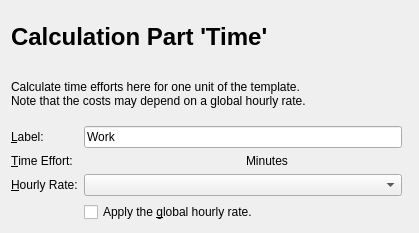
<?xml version="1.0" encoding="UTF-8"?>
<ui version="4.0">
 <class>calcdetailTime</class>
 <widget class="QWidget" name="calcdetailTime">
  <property name="geometry">
   <rect>
    <x>0</x>
    <y>0</y>
    <width>419</width>
    <height>233</height>
   </rect>
  </property>
  <property name="windowTitle">
   <string>Calculation Item Time</string>
  </property>
  <layout class="QGridLayout" name="gridLayout">
   <item row="0" column="0" colspan="2">
    <widget class="QLabel" name="textLabel1">
     <property name="text">
      <string>&lt;h1&gt;Calculation Part 'Time'&lt;/h1&gt;</string>
     </property>
     <property name="wordWrap">
      <bool>false</bool>
     </property>
    </widget>
   </item>
   <item row="1" column="0" colspan="2">
    <widget class="QLabel" name="textLabel2">
     <property name="text">
      <string>Calculate time efforts here for one unit of the template. &lt;br/&gt;Note that the costs may depend on a global hourly rate.</string>
     </property>
     <property name="textFormat">
      <enum>Qt::RichText</enum>
     </property>
     <property name="alignment">
      <set>Qt::AlignVCenter</set>
     </property>
     <property name="wordWrap">
      <bool>false</bool>
     </property>
    </widget>
   </item>
   <item row="2" column="0">
    <layout class="QFormLayout" name="formLayout">
     <item row="0" column="0">
      <widget class="QLabel" name="textLabel3">
       <property name="text">
        <string>&amp;Label:</string>
       </property>
       <property name="wordWrap">
        <bool>false</bool>
       </property>
       <property name="buddy">
        <cstring>m_nameEdit</cstring>
       </property>
      </widget>
     </item>
     <item row="0" column="1">
      <widget class="KLineEdit" name="m_nameEdit">
       <property name="text">
        <string>Work</string>
       </property>
      </widget>
     </item>
     <item row="1" column="0">
      <widget class="QLabel" name="textLabel3_2">
       <property name="text">
        <string>&amp;Time Effort:</string>
       </property>
       <property name="wordWrap">
        <bool>false</bool>
       </property>
       <property name="buddy">
        <cstring>m_dauer</cstring>
       </property>
      </widget>
     </item>
     <item row="1" column="1">
      <layout class="QHBoxLayout">
       <item>
        <widget class="KIntNumInput" name="m_dauer">
         <property name="value">
          <number>5</number>
         </property>
         <property name="minValue" stdset="0">
          <number>0</number>
         </property>
         <property name="maxValue" stdset="0">
          <number>10000</number>
         </property>
        </widget>
       </item>
       <item>
        <widget class="QLabel" name="textLabel4">
         <property name="text">
          <string>Minutes</string>
         </property>
         <property name="wordWrap">
          <bool>false</bool>
         </property>
        </widget>
       </item>
      </layout>
     </item>
     <item row="2" column="0">
      <widget class="QLabel" name="textLabel3_2_2">
       <property name="text">
        <string>&amp;Hourly Rate:</string>
       </property>
       <property name="wordWrap">
        <bool>false</bool>
       </property>
       <property name="buddy">
        <cstring>m_hourSets</cstring>
       </property>
      </widget>
     </item>
     <item row="2" column="1">
      <widget class="QComboBox" name="m_hourSets"/>
     </item>
     <item row="3" column="1">
      <widget class="QCheckBox" name="m_stdGlobal">
       <property name="sizePolicy">
        <sizepolicy hsizetype="MinimumExpanding" vsizetype="Fixed">
         <horstretch>0</horstretch>
         <verstretch>0</verstretch>
        </sizepolicy>
       </property>
       <property name="text">
        <string>Apply the &amp;global hourly rate.</string>
       </property>
      </widget>
     </item>
    </layout>
   </item>
  </layout>
 </widget>
 <layoutdefault spacing="6" margin="11"/>
 <customwidgets>
  <customwidget>
   <class>KLineEdit</class>
   <extends>QLineEdit</extends>
   <header>klineedit.h</header>
  </customwidget>
  <customwidget>
   <class>KIntNumInput</class>
   <extends>QWidget</extends>
   <header>knuminput.h</header>
  </customwidget>
 </customwidgets>
 <tabstops>
  <tabstop>m_nameEdit</tabstop>
  <tabstop>m_dauer</tabstop>
  <tabstop>m_hourSets</tabstop>
  <tabstop>m_stdGlobal</tabstop>
 </tabstops>
 <includes>
  <include location="local">klineedit.h</include>
  <include location="local">knuminput.h</include>
 </includes>
 <resources/>
 <connections/>
</ui>
